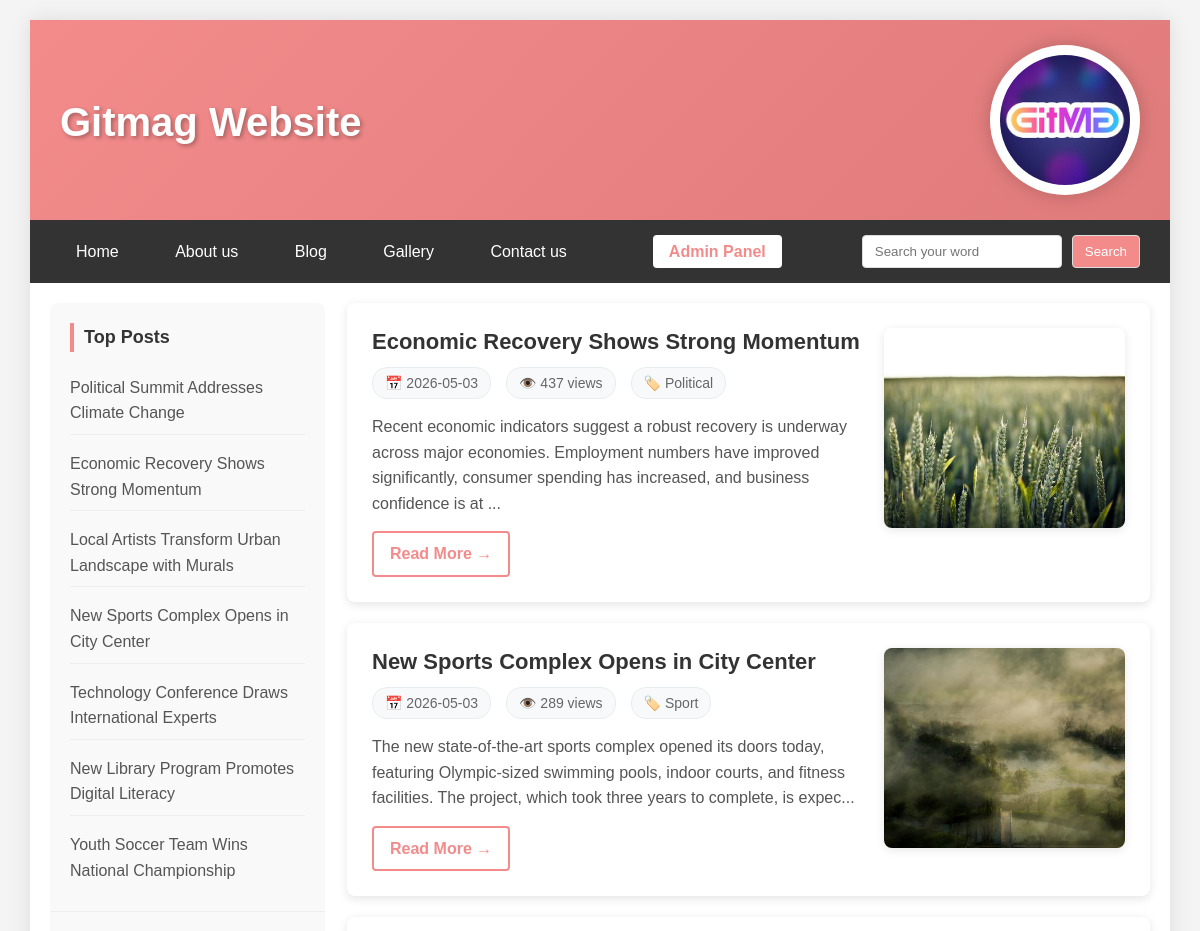
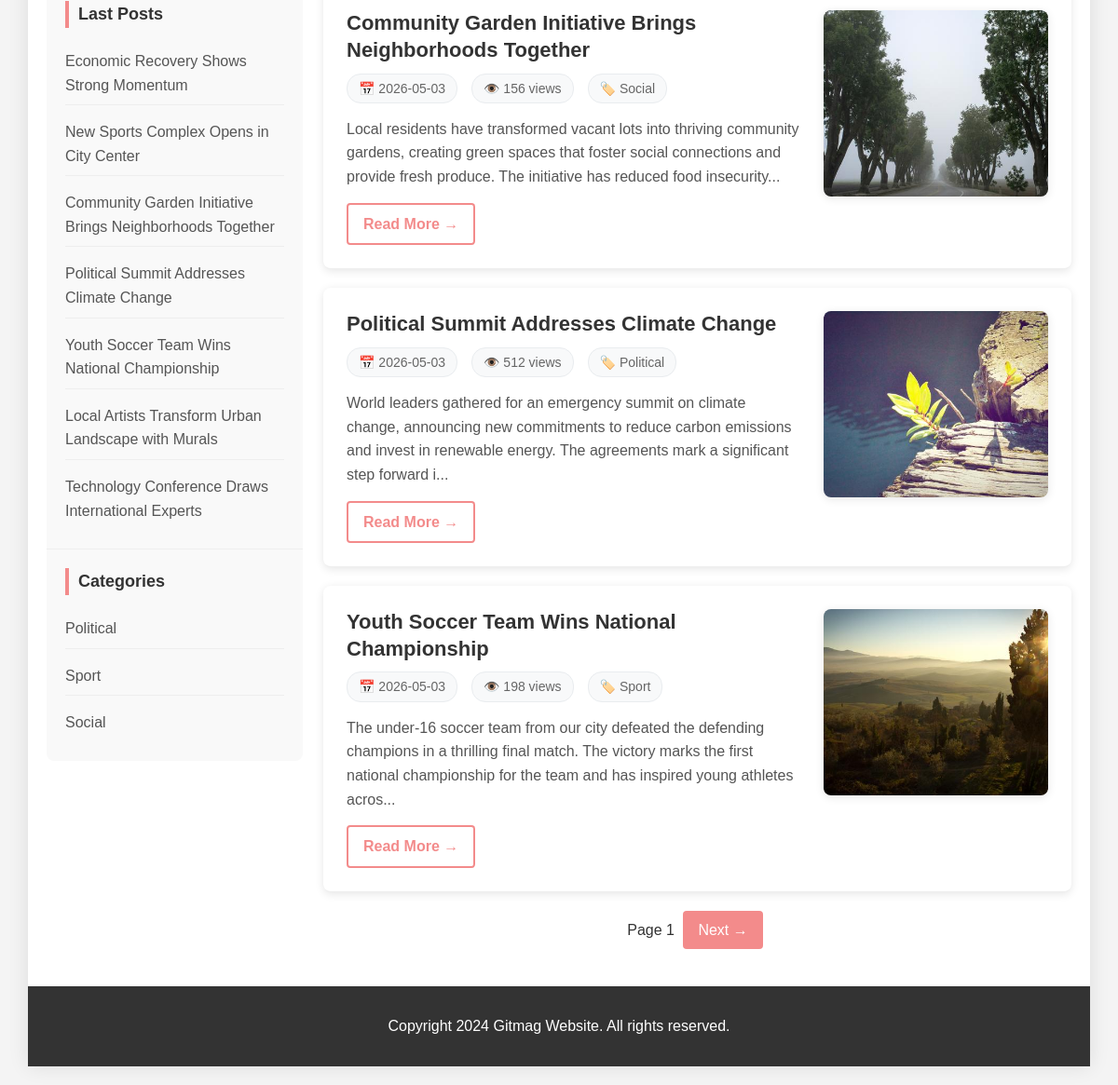
The page / on the database its author committed (2 pictures, top to bottom).
### tables this page shows
CREATE TABLE settings (
    id INT AUTO_INCREMENT PRIMARY KEY,
    title VARCHAR(255) NOT NULL,
    keywords TEXT,
    description TEXT,
    author VARCHAR(100),
    logo VARCHAR(255),
    footer TEXT
);

CREATE TABLE posts (
    id INT AUTO_INCREMENT PRIMARY KEY,
    title VARCHAR(255) NOT NULL,
    content TEXT NOT NULL,
    category ENUM('sport', 'social', 'political') NOT NULL,
    image VARCHAR(255),
    status ENUM('draft', 'published') NOT NULL DEFAULT 'published',
    views INT DEFAULT 0,
    created_at TIMESTAMP DEFAULT CURRENT_TIMESTAMP,
    updated_at TIMESTAMP DEFAULT CURRENT_TIMESTAMP ON UPDATE CURRENT_TIMESTAMP
);

### classes/Database.php (called while the page is built, shortened)
<?php
class Database
{
    private static $host = "localhost";
    private static $user = "root";
    private static $password = "";
    private static $dbName = "blog_db";
    private static $connection = null;
    public static function getConnection(): ?\mysqli
    {
        if (empty(self::$connection)) {
            self::$connection = new \mysqli(self::$host, self::$user, self::$password, self::$dbName);
            if (self::$connection->connect_errno === 0) {
                return self::$connection;
            } else {
                return null;
            }
        }
        return self::$connection;
    }
}

### classes/Repository/BaseRepository.php (called while the page is built, shortened)
<?php
class BaseRepository
{
    protected string $tableName;
    protected Storage $storage;
    public function __construct(Storage $storage)
    {
        $this->storage = $storage;
    }
    public function getAll(): array
    {
        return $this->storage->getAll($this->tableName);
    }
    public function getAllPaginated(int $page, int $pageSize): array
    {
        return $this->storage->getAllPaginated($this->tableName, $page, $pageSize);
    }
}

### classes/StorageTypes/MySQL.php (called while the page is built, shortened)
<?php
class MySQL implements Storage
{
    private $connection;
    public function __construct()
    {
        $this->connection = Database::getConnection();
    }
    public function getAll(string $table): array
    {
        $query = "SELECT * FROM `$table`";
        $result = $this->connection->query($query);
        if ($result && $result->num_rows > 0) {
            return $result->fetch_all(MYSQLI_ASSOC);
        }
        return [];
    }
    public function getAllPaginated(string $table, int $page, int $pageSize): array
    {
        $offset = max(0, ($page - 1) * $pageSize);
        $query = "SELECT * FROM `$table` ORDER BY `created_at` DESC LIMIT ?, ?";
        $stmt = $this->connection->prepare($query);
        $stmt->bind_param("ii", $offset, $pageSize);
        $stmt->execute();
        $result = $stmt->get_result();
        if ($result && $result->num_rows > 0) {
            return $result->fetch_all(MYSQLI_ASSOC);
        }
        return [];
    }
}

### classes/Repository/SettingRepository.php (called while the page is built, shortened)
<?php
class SettingRepository extends BaseRepository
{
    public function getSettings(): ?array
    {
        $settings = $this->getAll();
        return !empty($settings) ? $settings[0] : null;
    }
}

### classes/Repository/PostRepository.php (called while the page is built, shortened)
<?php
class PostRepository extends BaseRepository
{
    public function getTopPosts(int $limit = 5): array
    {
        $allPosts = $this->getAll();
        usort($allPosts, function($a, $b) {
            return $b['views'] - $a['views'];
        });
        $topPosts = array_slice($allPosts, 0, $limit);
        return $this->processImagePaths($topPosts);
    }
    public function getAll(): array
    {
        $posts = parent::getAll();
        return $this->processImagePaths($posts);
    }
    public function getAllPaginated(int $page, int $pageSize): array
    {
        $posts = parent::getAllPaginated($page, $pageSize);
        return $this->processImagePaths($posts);
    }
    private function processImagePaths(array $posts): array
    {
        return array_map(function($post) {
            return $this->processImagePath($post);
        }, $posts);
    }
    private function processImagePath(array $post): array
    {
        if (!empty($post['image'])) {
            $post['image'] = basename($post['image']);
        }
        return $post;
    }
}

### index.php (the view, shortened to what this page needs)
<?php
$postRepository = new PostRepository(new MySQL());
$settingRepository = new SettingRepository(new MySQL());
$page = isset($_GET['page']) && is_numeric($_GET['page']) ? (int)$_GET['page'] : 1;
$perPage = 5;
$posts = $postRepository->getAllPaginated($page, $perPage);
$settings = $settingRepository->getSettings();
$topPosts = $postRepository->getTopPosts(7);
$latestPosts = $postRepository->getAllPaginated(1, 7);
?>
<!DOCTYPE html>
<html lang="en">
<head>
    <link rel="stylesheet" href="./assets/css/style.css">
</head>
<body>
    <main>
        <header>
            <h1><?= $settings['title'] ?? 'Gitmag website' ?></h1>
            <?php if (!empty($settings['logo'])): ?>
            <div id="logo">
                <img src="./assets/images/<?= htmlspecialchars(basename($settings['logo'])) ?>" alt="<?= htmlspecialchars($settings['title'] ?? 'Logo') ?>">
            </div>
            <?php endif; ?>
        </header>
        <nav>
            <ul>
                <li><a href="./index.php">Home</a></li>
                <li><a href="./about.php">About us</a></li>
                <li><a href="./blog.php">Blog</a></li>
                <li><a href="./gallery.php">Gallery</a></li>
                <li><a href="./contact.php">Contact us</a></li>
            </ul>
            <div class="admin-login">
                <a href="./login.php">Admin Panel</a>
            </div>
            <form action="search.php" method="GET">
                <input type="text" name="search" placeholder="Search your word" value="<?= htmlspecialchars($_GET['search'] ?? '') ?>">
                <input type="submit" value="Search">
            </form>
        </nav>
        <section id="content">
            <aside>
                <div class="aside-box">
                    <h2>Top Posts</h2>
                    <ul>
                        <?php foreach ($topPosts as $post): ?>
                        <li><a href="post.php?id=<?= $post['id'] ?>"><?= htmlspecialchars($post['title']) ?></a></li>
                        <?php endforeach; ?>
                    </ul>
                </div>
                <div class="aside-box">
                    <h2>Last Posts</h2>
                    <ul>
                        <?php foreach ($latestPosts as $post): ?>
                        <li><a href="post.php?id=<?= $post['id'] ?>"><?= htmlspecialchars($post['title']) ?></a></li>
                        <?php endforeach; ?>
                    </ul>
                </div>
                <div class="aside-box">
                    <h2>Categories</h2>
                    <ul>
                        <li><a href="blog.php?category=political">Political</a></li>
                        <li><a href="blog.php?category=sport">Sport</a></li>
                        <li><a href="blog.php?category=social">Social</a></li>
                    </ul>
                </div>
            </aside>
            <div id="articles">
                <?php if (!empty($posts)): ?>
                    <?php foreach ($posts as $post): ?>
                    <article>
                        <div class="caption">
                            <h3><?= htmlspecialchars($post['title']) ?></h3>
                            <ul class="post-meta">
                                <li>📅 <?= date('Y-m-d', strtotime($post['created_at'])) ?></li>
                                <li>👁️ <?= $post['views'] ?> views</li>
                                <li>🏷️ <?= ucfirst($post['category']) ?></li>
                            </ul>
                            <p><?= substr(strip_tags($post['content']), 0, 200) ?>...</p>
                            <a href="post.php?id=<?= $post['id'] ?>" class="read-more">Read More →</a>
                        </div>
                        <?php if ($post['image']): ?>
                        <div class="image">
                            <img src="./assets/images/<?= basename($post['image']) ?>" alt="<?= htmlspecialchars($post['title']) ?>" onerror="this.src='./assets/images/default.jpg'">
                        </div>
                        <?php endif; ?>
                    </article>
                    <?php endforeach; ?>
                    <div class="pagination">
                        <span>Page <?= $page ?></span>
                        <?php if (count($posts) === $perPage): ?>
                            <a href="?page=<?= $page + 1 ?>">Next →</a>
                        <?php endif; ?>
                    </div>
                <?php endif; ?>
            </div>
        </section>
        <footer>
            <p><?= $settings['footer'] ?? 'Copyright 2024 Gitmag Website. All rights reserved.' ?></p>
        </footer>
    </main>
</body>
</html>

### assets/css/style.css (style rules this page uses)
* { margin: 0; padding: 0; border: none; box-sizing: border-box; }
body { font-family: 'Arial', sans-serif; line-height: 1.6; color: #333; background-color: #f4f4f4; }
main { width: 1200px; margin: 0 auto; background: white; box-shadow: 0 0 20px rgba(0,0,0,0.1); }
header { width: 100%; height: 200px; background: linear-gradient(135deg, #f38b8b, #e07b7b); position: relative; }
header h1 { float: left; margin-top: 70px; margin-left: 30px; font-size: 40px; color: white; text-shadow: 2px 2px 4px rgba(0,0,0,0.3); }
#logo { float: right; width: 150px; height: 150px; margin-top: 25px; margin-right: 30px; background: white; border-radius: 50%; padding: 10px; box-shadow: 0 0 20px rgba(0,0,0,0.2); }
#logo img { width: 100%; height: 100%; border-radius: 50%; object-fit: cover; }
nav { width: 100%; background: #333; margin-top: 0; padding: 15px 0; display: flex; justify-content: space-between; align-items: center; }
nav ul { list-style: none; margin-left: 30px; float: left; }
nav li { display: inline-block; margin: 0 10px; }
nav li:first-child { margin-left: 0; }
nav li a { text-decoration: none; color: white; padding: 8px 16px; border-radius: 4px; transition: background 0.3s ease; }
.admin-login { float: right; margin-right: 20px; }
.admin-login a { color: #f38b8b; text-decoration: none; font-weight: bold; padding: 8px 16px; background: white; border-radius: 4px; transition: all 0.3s ease; }
nav form { float: right; margin-right: 30px; display: flex; gap: 10px; }
nav form input { border-radius: 4px; padding: 8px 12px; border: 1px solid #ddd; }
nav form input[type="text"] { width: 200px; }
nav form input[type="submit"] { background: #f38b8b; color: white; cursor: pointer; transition: background 0.3s ease; }
#content { width: 100%; margin-top: 0; padding: 20px; min-height: 600px; }
aside { width: 25%; float: left; background: #f9f9f9; border-radius: 8px; padding: 0; }
aside .aside-box { padding: 20px; border-bottom: 1px solid #eee; }
aside .aside-box:last-child { border-bottom: none; }
aside .aside-box h2 { margin-bottom: 15px; font-size: 18px; color: #333; border-left: 4px solid #f38b8b; padding-left: 10px; }
aside .aside-box ul { list-style: none; margin-left: 0; }
aside .aside-box li { margin-bottom: 8px; padding: 8px 0; border-bottom: 1px solid #eee; }
aside .aside-box li:last-child { border-bottom: none; margin-bottom: 0; }
aside .aside-box li a { text-decoration: none; color: #555; display: block; transition: color 0.3s ease; }
#articles { width: 73%; float: right; background: white; border-radius: 8px; padding: 0; }
article { padding: 25px; border-bottom: 1px solid #eee; background: white; border-radius: 8px; margin-bottom: 20px; box-shadow: 0 2px 10px rgba(0,0,0,0.1); transition: transform 0.3s ease; }
article .caption { width: 65%; float: left; margin-left: 0; }
article .image { width: 32%; float: right; text-align: center; }
article .image img { width: 100%; height: 200px; object-fit: cover; border-radius: 8px; box-shadow: 0 2px 10px rgba(0,0,0,0.1); }
article .caption h3 { font-size: 22px; margin-bottom: 10px; color: #333; line-height: 1.3; }
.post-meta { list-style: none; margin-bottom: 15px; display: flex; gap: 15px; flex-wrap: wrap; }
.post-meta li { display: inline-block; font-size: 14px; color: #666; background: #f8f9fa; padding: 4px 12px; border-radius: 15px; border: 1px solid #e9ecef; }
article .caption p { font-size: 16px; margin-bottom: 15px; color: #555; line-height: 1.6; }
.read-more { color: #f38b8b; text-decoration: none; font-weight: bold; padding: 8px 16px; border: 2px solid #f38b8b; border-radius: 4px; transition: all 0.3s ease; display: inline-block; }
footer { padding: 30px 0; background: #333; margin-top: 0; text-align: center; color: white; }
@media screen and (max-width: 1240px) { main { width: 95%; margin: 20px auto; } }

### index.php (style rules this page uses)
.pagination { text-align: center; margin: 20px 0; }
.pagination a { display: inline-block; padding: 8px 16px; margin: 0 5px; background: #f38b8b; color: white; text-decoration: none; border-radius: 4px; }
.admin-login { float: right; margin-right: 20px; }
.admin-login a { color: #f38b8b; text-decoration: none; font-weight: bold; }

### rows shown on the page
settings: title "Gitmag Website", logo (picture), footer "Copyright 2024 Gitmag Website. All rights reserved."
posts: title "Political Summit Addresses Climate Change", created_at "2026-05-03", views "512", category "Political", content "World leaders gathered for an emergency summit on climate change, announcing new commitments to reduce carbon emissions and invest in renewable energy. The agreements mark a significant step forward i", shows a picture
posts: title "Economic Recovery Shows Strong Momentum", created_at "2026-05-03", views "437", category "Political", content "Recent economic indicators suggest a robust recovery is underway across major economies. Employment numbers have improved significantly, consumer spending has increased, and business confidence is at", shows a picture
posts: title "Local Artists Transform Urban Landscape with Murals"
posts: title "New Sports Complex Opens in City Center", created_at "2026-05-03", views "289", category "Sport", content "The new state-of-the-art sports complex opened its doors today, featuring Olympic-sized swimming pools, indoor courts, and fitness facilities. The project, which took three years to complete, is expec", shows a picture
posts: title "Technology Conference Draws International Experts"
posts: title "New Library Program Promotes Digital Literacy"
posts: title "Youth Soccer Team Wins National Championship", created_at "2026-05-03", views "198", category "Sport", content "The under-16 soccer team from our city defeated the defending champions in a thrilling final match. The victory marks the first national championship for the team and has inspired young athletes acros", shows a picture
posts: title "Community Garden Initiative Brings Neighborhoods Together", created_at "2026-05-03", views "156", category "Social", content "Local residents have transformed vacant lots into thriving community gardens, creating green spaces that foster social connections and provide fresh produce. The initiative has reduced food insecurity", shows a picture

### other values the page prints
$page "1"
